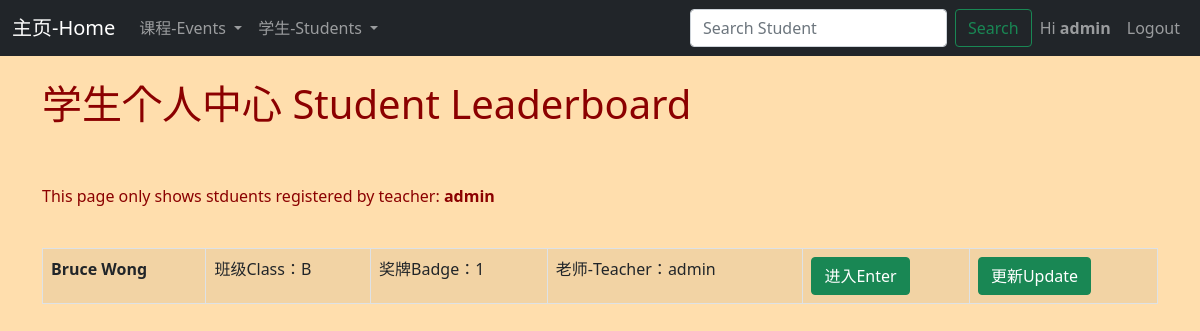
Before: /dashboard (signed in) with the older database file.
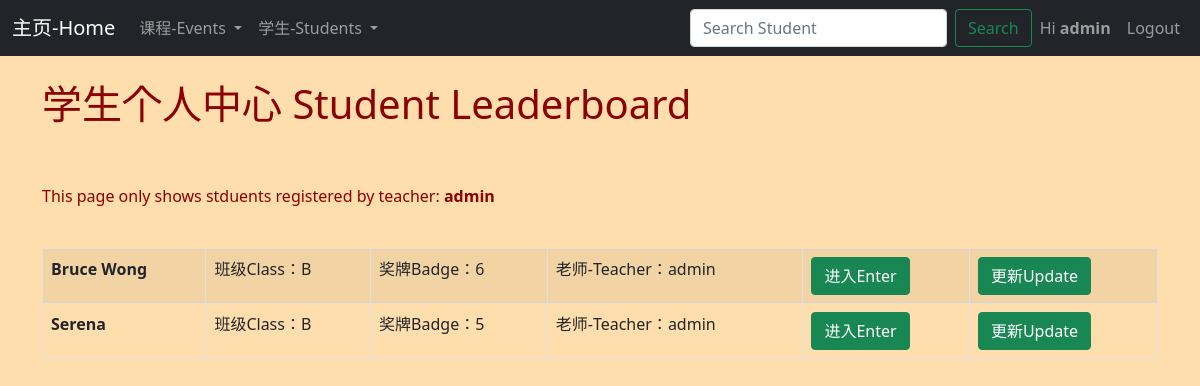
After: the same page with the newer database file.
### events/models.py (models this page shows, shortened)
class MyClassStudent(models.Model):
	name = models.CharField(max_length=30)
	classroom = models.ForeignKey(Classroom, blank = True, null = True, on_delete=models.CASCADE)
	badge = models.CharField(max_length=30, blank = True, null = True)
	teacher = models.CharField(max_length=60)

class Classroom(models.Model):
	name = models.CharField('Classroom Name', max_length=120 )
	address = models.CharField(max_length=300 )
	def __str__(self):
		return self.name

### events/views.py (the view)
# urls.py: path('dashboard', views.dashboard, name = 'dashboard'),
def dashboard(request):
	dashboard = MyClassStudent.objects.all()
	return render(request,
		'events/dashboard.html',{
		'Student':dashboard,
		})

### events/templates/events/dashboard.html (shortened to what this page needs)
{% extends 'events/base.html' %}
{% block content %}
<head>
</head>
{% if user.is_authenticated %}
	<h1> 学生个人中心 Student Leaderboard </h1><br>
	<br/>
	<p>This page only shows stduents registered by teacher: <strong>{{ user }}</strong></p>
	<br/>
<table class="table table-striped table-hover table-bordered ">
	{% for student in Student %}
	{% if user.get_username == student.teacher %}
        	<tr>
    			<td>
    					<strong>{{ student.name }}</strong>
    			</td>
    			<td>
    				班级Class：{{ student.classroom }}
    			</td>
    			<td>
					奖牌Badge：{{ student.badge }}
    			</td>
    			<td>
					老师-Teacher：{{ student.teacher }}
    			</td>
    			<td>
    				<a href=" {% url 'show-student' student.id %}"><input type = "submit" value = "进入Enter" class = "btn btn-success"></a>
    			</td>
    			<td>
    					<a href=" {% url 'update-student' student.id %}"><input type = "submit" value = "更新Update" class = "btn btn-success"></a>
    			</td>
    		</tr>
	{% endif %}
	{% endfor %}
</table>
{% endif %}
{% endblock %}

Changed rows visible on the page:
changed MyClassStudent "Bruce Wong": badge "1" → "6"
added MyClassStudent: name "Serena", classroom "B", badge "5", teacher "admin"
